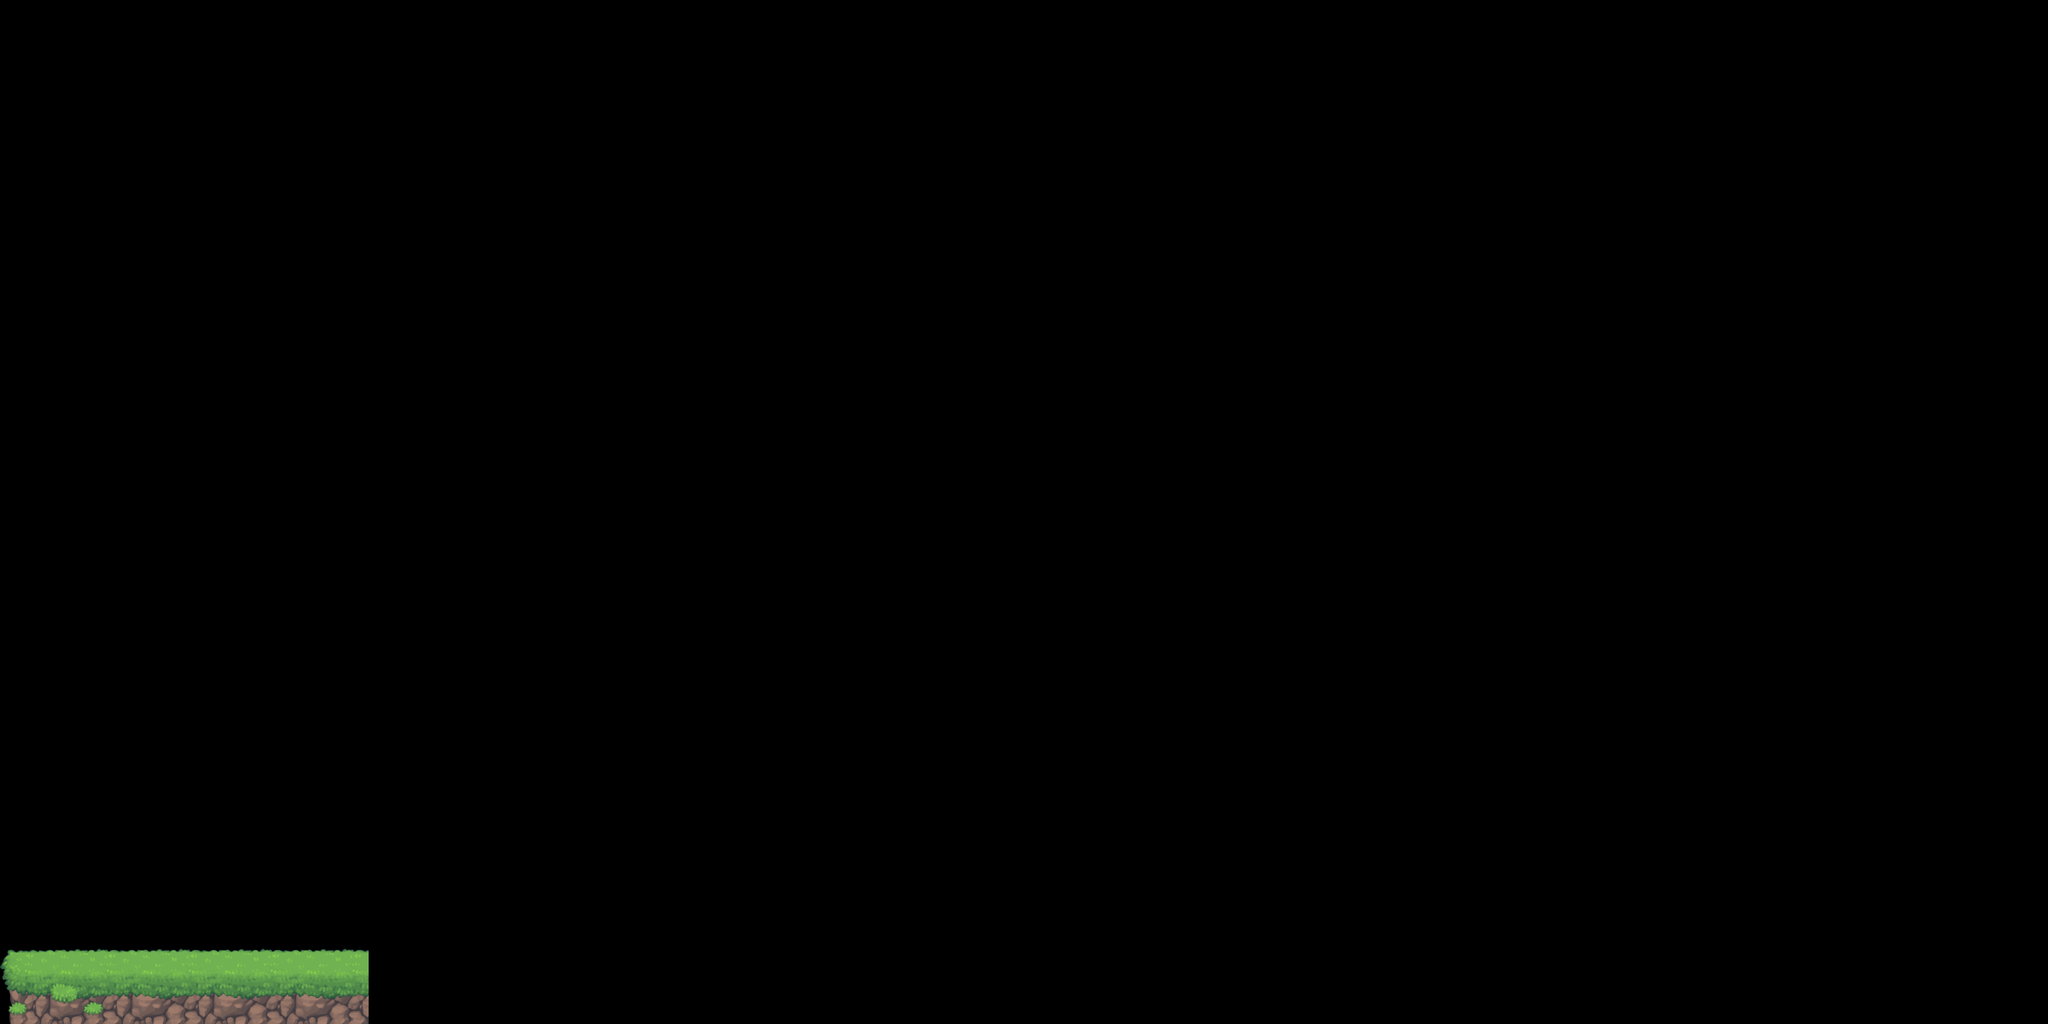

This game map was drawn from its Tiled (.tmx) file and the tilesets committed beside it. A one-line description and the trimmed map source follow:
An orthogonal 100x50 tile map with 32x32 px tiles, 1 tile layer (块层 1).

<map version="1.0" tiledversion="1.0.3" orientation="orthogonal" renderorder="right-down" width="100" height="50" tilewidth="32" tileheight="32" nextobjectid="1">
 <tileset firstgid="1" source="ground.tsx" />
 <layer name="块层 1" width="100" height="50">
  <data>[5000 cells, 72 non-empty, 40 distinct tile ids]</data>
 </layer>
</map>
